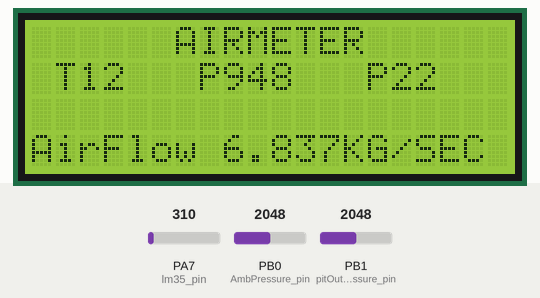
Simulated run of this sketch. Board: STM32 Blue Pill. Shown: 20×4 character LCD. Inputs (shaded band) come from the test bench; at power-on: PA7 (lm35_pin) = 310, PB1 (pitOutPressure_pin) = 2048, PB0 (AmbPressure_pin) = 2048.

Above: at 2.3 s.
2.4 s: PA7 (lm35_pin) set to 93
At 4.03 s:
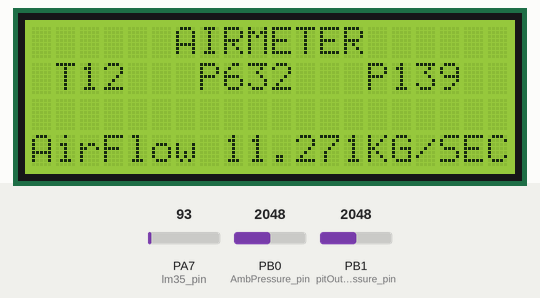
4.2 s: PB1 (pitOutPressure_pin) set to 491
At 4.32 s:
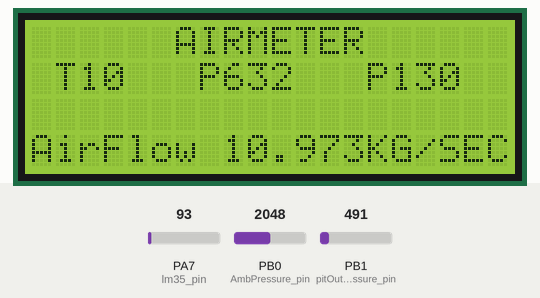
5.7 s: PB0 (AmbPressure_pin) set to 2866
At 5.86 s:
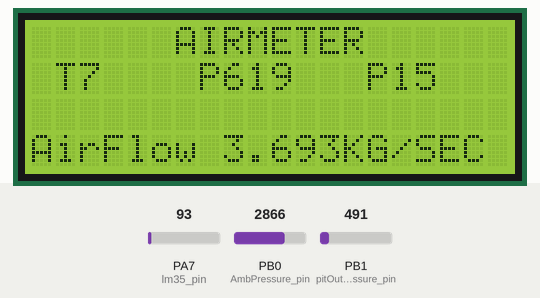
7.3 s: PA7 (lm35_pin) set to 186
At 10.1 s:
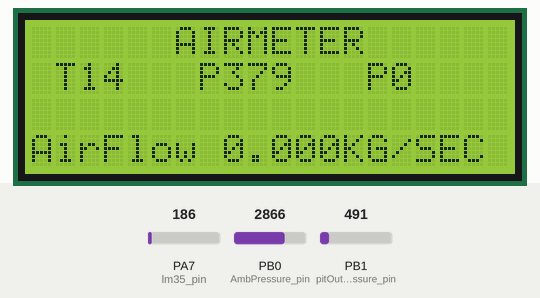
10.3 s: PB1 (pitOutPressure_pin) set to 1228
At 12.84 s:
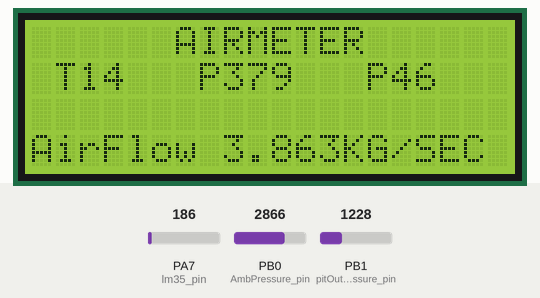
12.9 s: PB1 (pitOutPressure_pin) set to 0
At 13.08 s:
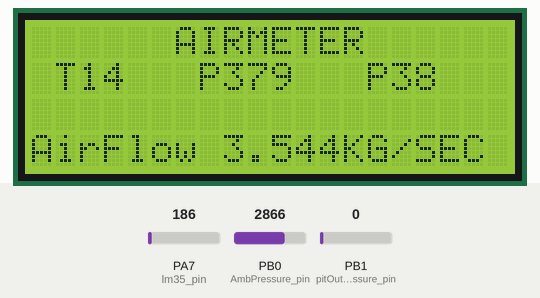

The sketch:

AIRMETER.ino
```cpp
/*
   AIR FLOW METER
   This code includes taking values from mechanical sensors and using that values to calculate certain parameter.
   The Circuit:
     - Sensors used are
                      LM35- Temperature Sensor.(DATASHEET: http://www.ti.com/lit/ds/symlink/lm35.pdf )
                      Absolute Pressure Transducer.(DATASHEET & SPECIFICATIONS: https://www.baumer.com/ch/en/product-overview/process-sensors/pressure-measurement/for-industrial-applications/for-air-and-gas-applications/ctx/p/35469 )
                      Differential Pressure Transducer.( DATASHEET: http://www.autrol.com/wp-content/uploads/2017/10/catalogue_pressure-transmitter_APT3100.pdf.pdf)
     - APT and DPT are HART protocol operated device so they are having an output range from 4 mA to 20 mA.
     - LM35 is a analog temperature sensor with 10mV rise for 1°C change in temperature.
     - Controller used in this product is STM32 Maple Mini(DATASHEET & SPECIFICATIONS: https://wiki.stm32duino.com/index.php?title=Maple_Mini)
     - Maple mini is having a 12-bit ADC with voltage tolerance upto 3.3Volts.
     - To convert the output from APT and DPT into voltage levels a resistance combination of V=IR is used, with R = 165Ω. Generating voltage to range from 660 mV to 3300 mV.
     - 20x4 LCD is also used to display all the parameters which are: Ambient temperature(°C),Ambient Pressure(hectoPascal),Differential Pressure(hectoPascal) and Air Flow Rate in Kg/sec.
     - 12 bit ADC line is reduced to 10 bit ADC line for cutting out or errors and noise.
     - Mapping is done between ADC values and the output value levels.
                      Calculations:
                                      3.3 Volts or 3300 milliVolts at input = 1023 value of ADC (Step Scale)
                                                  for 1 milliVolts          =       1024/3300
                          for (minimum value of input range) 660 milliVolts =       (660*1024)/3300 = 204.8
                          {204.8} here comes out to be the lower level of  input range to ADC.
     - This above calculation is true for both DPT and APT for mapping the values.
     - Smoothning and averaging of the values is done precisely to get appropriate results.


    created 2019
    by Gagandeep Singh
       Kush Singla
    MONTECH INSTRUMENTS
*/
#include <LiquidCrystal.h>

const int lm35_pin = PA7;                                                                         // pin Assignment
const int AmbPressure_pin = PB0;                                                                  // pin Assignment
const int pitOutPressure_pin = PB1;                                                               // pin Assignment

const int en = PB8;
const int d4  = PB7;
const int d5  = PB6;
const int d6  = PB5;
const int d7  = PB4;
const int rs = PB3;

const int c_fullScale = 1023;
const int c_adc_wait = 1;
const byte numReadings_ambPressure = 20;                                                                       // number of times reading is taken
const byte numReadings_temp = 20;                                                                     // number of times reading is taken
const byte numReadings_pitout = 20;                                                                     // number of times reading is taken
unsigned int readings_ambPressure[numReadings_ambPressure];                                                                // readings from the analog input
unsigned int readings_temp[numReadings_temp];                                                              // readings from the analog input
unsigned int readings_pitout[numReadings_pitout];                                                              // readings from the analog input
byte readIndex_ambPressure = 0;                                                                                // index of the current reading
byte readIndex_temp = 0;                                                                              // index of the current reading
byte readIndex_pitout = 0;                                                                              // index of the current reading
unsigned int total_temp = 0;                                                                          // running total
unsigned int total_ambPressure = 0;                                                                            // running total
unsigned int total_pitout = 0;                                                                          // running total
unsigned int average_temp = 0;                                                                        // average
unsigned int average_ambPressure = 0;                                                                          // average
unsigned int average_pitout = 0;                                                                        // average
float gv_temp_actual;
unsigned int gv_ambPressure_actual;
unsigned int gv_pitOutPressure_actual = 0;
const int Pn = 101325, Tkn = 298;                                                                                      // integer constant values
const float R_value = 287.05;                                                                                          // float constant values
float gv_flowRate;
float gv_K_1, gv_K_2, gv_K_3;

LiquidCrystal lcd(rs, en, d4, d5, d6, d7);                                                                             // Defining an instance of Liquid Crystal function and passing values

void setup()
{
  Serial.begin(9600);
  pinMode(lm35_pin, INPUT_ANALOG);                                                                                     // Analog Read from  gv_temp_actual erature sensor
  pinMode(AmbPressure_pin, INPUT_ANALOG);                                                                              // Analog Read from pressure sensor
  pinMode(pitOutPressure_pin, INPUT_ANALOG);                                                                           // Analog Read from Delta pressure sensor

  // clearing the readings in integer array
  for (int thisReading = 0; thisReading < numReadings_ambPressure; thisReading++)
  {
    readings_ambPressure[thisReading] = 0;
  }
  // clearing the readings in integer array
  for (int thisReading = 0; thisReading < numReadings_temp; thisReading++)
  {
    readings_temp[thisReading] = 0;
  }
  // clearing the readings in integer array
  for (int thisReading = 0; thisReading < numReadings_pitout; thisReading++)
  {
    readings_pitout[thisReading] = 0;
  }

  lcd.begin(20, 4);                                                                                                    // Begin 20x4 LC display
  lcd.print("       MONTECH      ");
  delay(1000);
  lcd.clear();                                                                                                         // Clearing LC display
  delay(100);
  lcd.print("      AIRMETER      ");

}

void loop()
{
  // Calling the temperature function
  f_temp();
  // Calling the ambient pressure function
  f_ambPressure();
  // calling Pit Out Pressure function
  f_pitOutPressure();
  // Calling the calculations function
  f_calculations();
  // Calling the display function
  f_screen_display();
  // Adding the delay for better output display
  delay(100);

}

int valueSmoothing_lm(unsigned int input)
{
  total_temp = total_temp - readings_temp[readIndex_temp];
  // read from the sensor:
  readings_temp[readIndex_temp] = input;
  // add the reading to the total:
  total_temp = total_temp + readings_temp[readIndex_temp];
  // advance to the next position in the array:
  readIndex_temp += 1;

  // if we're at the end of the array...
  if (readIndex_temp >= numReadings_temp)
  { // ...wrap around to the beginning:
    readIndex_temp = 0;
  }
  // calculate the average:
  average_temp = total_temp / numReadings_temp;
  // send it to the computer as ASCII digits
  return average_temp;
}

int valueSmoothing_pressure(unsigned int input)
{
  total_ambPressure = total_ambPressure - readings_ambPressure[readIndex_ambPressure];
  // read from the sensor:
  readings_ambPressure[readIndex_ambPressure] = input;
  // add the reading to the total:
  total_ambPressure = total_ambPressure + readings_ambPressure[readIndex_ambPressure];
  // advance to the next position in the array:
  readIndex_ambPressure += 1;

  // if we're at the end of the array...
  if (readIndex_ambPressure >= numReadings_ambPressure)
  { // ...wrap around to the beginning:
    readIndex_ambPressure = 0;
  }
  // calculate the average:
  average_ambPressure = total_ambPressure / numReadings_ambPressure;
  // send it to the computer as ASCII digits
  return average_ambPressure;
}

int valueSmoothing_deltPressure(unsigned int input)
{
  total_pitout = total_pitout - readings_pitout[readIndex_pitout];
  // read from the sensor:
  readings_pitout[readIndex_pitout] = input;
  // add the reading to the total:
  total_pitout = total_pitout + readings_pitout[readIndex_pitout];
  // advance to the next position in the array:
  readIndex_pitout += 1;

  // if we're at the end of the array...
  if (readIndex_pitout >= numReadings_pitout)
  { // ...wrap around to the beginning:
    readIndex_pitout = 0;
  }
  // calculate the average:
  average_pitout = total_pitout / numReadings_pitout;
  // send it to the computer as ASCII digits
  return average_pitout;
}

void  f_temp()
{
  unsigned int lv_temp = 0;

  // Reading Ambient Temperature

  for (int i = 0; i < 20; i++)
  {
    lv_temp = lv_temp + analogRead(lm35_pin);
  }
  lv_temp = lv_temp / 20;

  //Averaging the value of temperature
  gv_temp_actual = lv_temp * 0.805;                                                                             // Converting the value of ADC to milliVolts i.e. 1 step of ADC means (3.3*1023)=0.003225 Volts or 3.225 milliVolts
  gv_temp_actual = gv_temp_actual / 10;                                                                                // Converting millivolts value into degree centigrate
  gv_temp_actual = valueSmoothing_lm(gv_temp_actual);                                                                         // Calling value Somoothning function and gets inreturn smooth value of Temperature Sensor
}
void f_ambPressure()
{
  unsigned int lv_ambPressure;

  // Reading Ambient Pressure
  lv_ambPressure = analogRead(AmbPressure_pin);                                                                        // First analog read from pressure sensor
  delay(c_adc_wait);                                                                                                   // delay of 10 milliseconds
  lv_ambPressure = analogRead(AmbPressure_pin);                                                                        // Second analog read from pressure sensor
  delay(c_adc_wait);                                                                                                   // delay of 10 milliseconds
  lv_ambPressure = lv_ambPressure / 4;                                                                                 //Converting values from 12 bit to 10 bit resolution
  lv_ambPressure = constrain(lv_ambPressure, 206, c_fullScale);

  // Smoothning the value of Ambient Pressure
  gv_ambPressure_actual = valueSmoothing_pressure(lv_ambPressure);                                                     // Calling the valueSmoothing function and gets in return smooth value of potentiometer
  gv_ambPressure_actual = map(gv_ambPressure_actual, 204, c_fullScale, 101325, 0);                                     // Mapping values with input and output values
  gv_ambPressure_actual = constrain(gv_ambPressure_actual, 205, 101325 );

}

void f_pitOutPressure()
{
  unsigned int lv_pitOutPressure;
  // Reading Differential Pressure
  lv_pitOutPressure = analogRead(pitOutPressure_pin);                                                                  // First analog read from pressure sensor
  delay(c_adc_wait);                                                                                                   // delay of 10 milliseconds
  lv_pitOutPressure = analogRead(pitOutPressure_pin);                                                                  // Second analog read from pressure sensor
  delay(c_adc_wait);                                                                                                   // delay of 10 milliseconds

  lv_pitOutPressure = lv_pitOutPressure / 4;                                                                           // Converting values from 12 bit to 10 bit resolution

  lv_pitOutPressure = valueSmoothing_deltPressure(lv_pitOutPressure);

  lv_pitOutPressure = constrain(lv_pitOutPressure, 206, c_fullScale);

  //Smoothning the value of Delta pressure
  gv_pitOutPressure_actual = lv_pitOutPressure ;
  gv_pitOutPressure_actual = map(gv_pitOutPressure_actual, 206, c_fullScale , 0, 37300);                               // Mapping values with input and output
  if (gv_pitOutPressure_actual < 0) gv_pitOutPressure_actual = 0;

}
void f_calculations()
{
  unsigned int lv_Tk;
  float lv_RAT_1, lv_RAT_2, lv_RAT_3, lv_RAT_4;


  // K1_value
  lv_RAT_1 = (float)(gv_ambPressure_actual) / Pn;                                                                      // ratio 1
  lv_RAT_2 = (float)Tkn / (273 + gv_temp_actual);                                                                      // ratio 2
  gv_K_1 = (float)sqrt(lv_RAT_1 * lv_RAT_2);                                                                           // value of K1

  // K2_value
  lv_Tk = (float)(273 + gv_temp_actual);
  lv_RAT_3 = (float)(gv_ambPressure_actual) / (R_value * lv_Tk);                                                       // ratio 3
  gv_K_2 = (float)sqrt(lv_RAT_3);                                                                                      // value of K2

  // K3_value
  gv_K_3 = (float)sqrt(gv_pitOutPressure_actual);                                                                      // value of K3

  // flow Rate
  gv_flowRate = (float)0.1343 * gv_K_1 * gv_K_2 * gv_K_3;
}
void f_screen_display()
{

  //LCD Print
  lcd.setCursor(0, 1); lcd.print("                    ");
  lcd.setCursor(0, 2); lcd.print("                    ");
  lcd.setCursor(0, 3); lcd.print("                    ");
  lcd.setCursor(0, 1);  lcd.print(" T"); lcd.print((int)gv_temp_actual);                                                 // cursor for first column and fourth row
  lcd.setCursor(7, 1); lcd.print("P"); lcd.print((int)gv_ambPressure_actual / 100);                                    //Converting to HectoPascal     // cursor for first column and fourth row
  lcd.setCursor(14, 1); lcd.print("P"); lcd.setCursor(15, 1);  lcd.print((int)gv_pitOutPressure_actual / 100);         // cursor for first column and fourth row
  lcd.setCursor(0, 3);  lcd.print("AirFlow "); lcd.print(gv_flowRate, 3); lcd.print("KG/SEC");                         // cursor for first column and fourth row

}
```

Measured:
- after the input at 10.3 s, the display: first changes after 1.2 s (image 5 shows a later state)
- after the input at 12.9 s, the display: changes after 0.13 s (image 6)
